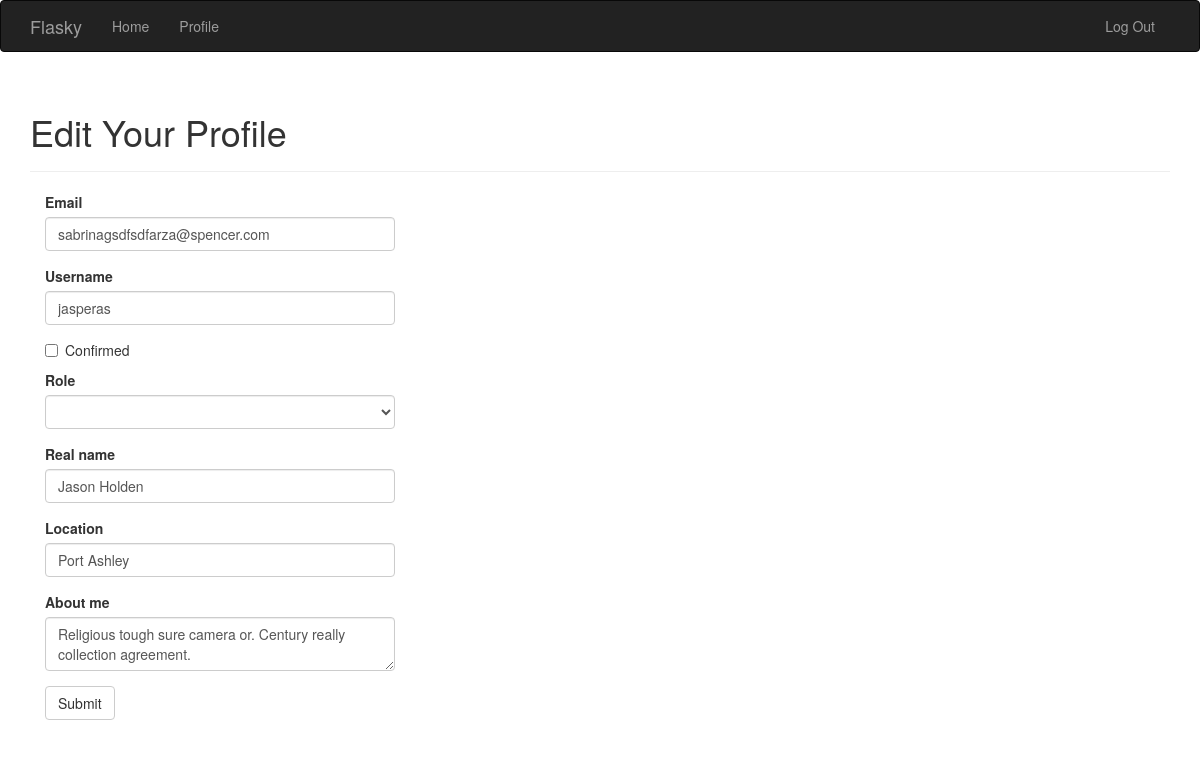
/edit-profile/4 (signed in), run on the app's committed database.
### app/models.py (models this page shows, shortened)
class User(UserMixin, db.Model):
    __tablename__ = 'users'
    __table_args__ = {'extend_existing': True}
    id = db.Column(db.Integer, primary_key=True)
    email = db.Column(db.String(64), unique=True, index=True)
    username = db.Column(db.String(64), unique=True, index=True)
    role_id = db.Column(db.Integer, db.ForeignKey('roles.id'))
    password_hash = db.Column(db.String(128))
    confirmed = db.Column(db.Boolean, default=False)
    name = db.Column(db.String(64))
    location = db.Column(db.String(64))
    about_me = db.Column(db.Text())
    member_since = db.Column(db.DateTime(), default=datetime.utcnow)
    last_seen = db.Column(db.DateTime(), default=datetime.utcnow)
    avatar_hash = db.Column(db.String(64))
    posts = db.relationship('Post', backref='author', lazy='dynamic')
    def can(self, perm):
        return self.role is not None and self.role.has_permission(perm)
    def ping(self):
        self.last_seen = datetime.utcnow()
        db.session.add(self)
        db.session.commit()
    @property
    def password(self):
        raise AttributeError('password is not a readable attribute')

### app/main/views.py (the view, shortened to what this page needs)
@main.route('/edit-profile/<int:id>', methods=['GET', 'POST'])
@login_required
@admin_required
def edit_profile_admin(id):
    user = User.query.get_or_404(id)
    form = EditprofileAdminForm(user=user)
    form.email.data = user.email
    form.username.data = user.username
    form.confiremd.data = user.confirmed
    form.role.data = user.role_id
    form.name.data = user.name
    form.location.data = user.location
    form.about_me.data = user.about_me
    return  render_template('edit_profile.html', form=form, user=user)

### app/main/forms.py (shortened to what this page needs)
class EditprofileAdminForm(FlaskForm):
    email = StringField('Email', validators=[DataRequired(), Length(1,64), Email()])
    username = StringField('Username', validators=[
        DataRequired(), Length(1,64),
        Regexp('^[A-Za-z][A-Za-z0-9_.]*$', 0,
               'Usernames must have only letters, numbers, dots or '
               'underscores')])
    confiremd = BooleanField('Confirmed')
    role = SelectField('Role', coerce=int)
    name = StringField('Real name', validators=[Length(1,64)])
    location = StringField('Location', validators=[Length(1,64)])
    about_me = TextAreaField('About me')
    submit = SubmitField('Submit')

### app/auth/views.py (called while the page is built)
@auth.before_app_request
def before_request():
    if current_user.is_authenticated:
        current_user.ping()
        if not current_user.confirmed \
                and request.endpoint \
                and request.blueprint != 'auth' \
                and request.endpoint != 'static':
            return redirect(url_for('auth.unconfirmed'))

### app/main/__init__.py (called while the page is built)
@main.app_context_processor
def inject_permissions():
    return dict(Permission=Permission)

### app/models.py (called while the page is built)
@login_manager.user_loader
def load_user(user_id):
    return User.query.get(int(user_id))

    def has_permission(self, perm):
        return self.permissions & perm == perm

### app/templates/edit_profile.html (shortened to what this page needs)
{% extends "base.html" %}
{% import "bootstrap/wtf.html" as wtf %}
{% block page_content %}
<div class="page-header">
    <h1>Edit Your Profile</h1>
</div>
<div class="col-md-4">
    {{ wtf.quick_form(form) }}
    <br>
</div>
{% endblock %}

### data on the page
User: email "sabrinagsdfsdfarza@spencer.com", username "jasperas", name "Jason Holden", location "Port Ashley", about_me "Religious tough sure camera or. Century really collection agreement."
